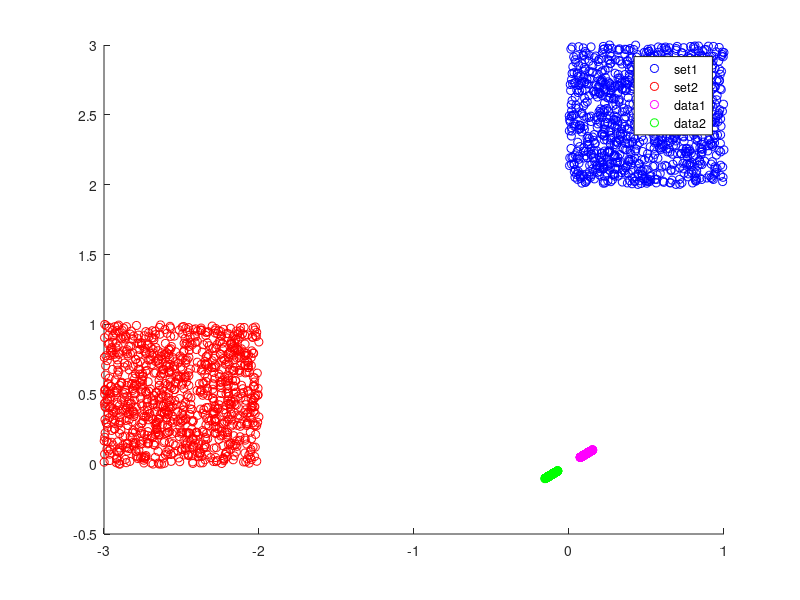

This chart was generated by the following MATLAB code: (Note: this script raises an error after producing the figure.)

%Copyright (c) 2014 Luke Marcus Biagio Testa
%All rights reserved.

%Redistribution and use in source and binary forms are permitted
%provided that the above copyright notice and this paragraph are
%duplicated in all such forms and that any documentation,
%advertising materials, and other materials related to such
%distribution and use acknowledge that the software was developed
%by the Luke Marcus Biagio Testa. The name of the
%Luke Marcus Biagio Testa may not be used to endorse or promote products derived
%from this software without specific prior written permission.
%THIS SOFTWARE IS PROVIDED ``AS IS'' AND WITHOUT ANY EXPRESS OR
%IMPLIED WARRANTIES, INCLUDING, WITHOUT LIMITATION, THE IMPLIED
%WARRANTIES OF MERCHANTABILITY AND FITNESS FOR A PARTICULAR PURPOSE.

close all

%% LDA

NoPts = 1000;

% generate two data sets of 100 2D points
set1 = [((rand(1,NoPts)))', (rand(1,NoPts) + 2)'];
scatter(set1(:,1),set1(:,2),'b')

hold on
set2 = [((rand(1,NoPts))-3)', (rand(1,NoPts))'];
scatter(set2(:,1),set2(:,2),'r')

legend('set1','set2')


%% compute mean. p = aprior probability

u_set1 = mean(set1)';
u_set2 = mean(set2)';

p1 = 0.5; p2 = 0.5;
u_total = (p1*u_set1) + (p2*u_set2);


%% Compute normalized covariance matrix

% Debug this: I think X and Y have mixed up here

diff = set1' - [repmat(u_set1(:,1),1,size(set1,1))];
C1 = (diff*diff')%./100;
[U1 V1] = eig(C1);

diff = set2' - [repmat(u_set2(:,1),1,size(set2,1));];
C2 = (diff*diff')%./100;
[U2 V2] = eig(C2);


%% Compute within/between class scatter

val1 = (u_set1 - u_total)*(u_set1 - u_total)';
val2 = (u_set2 - u_total)*(u_set2 - u_total)';

Cb = val1 + val2;
Cw = (p1*C1) + (p2*C2);


[Ub Vb] = eig(Cb);
[Uw Vw] = eig(Cw);


%% Compute class independent criteria

criteria = inv(Cw)*Cb;
[U_criteria V_criteria] = eig(criteria)


%% Transform data to criteria

for i=1:size(set1,1)
    transformed_set1(i,:) = criteria'*set1(i,:)';
    transformed_set2(i,:) = criteria'*set2(i,:)';
end


%% plot transformed data

hold on
scatter(transformed_set1(:,1),transformed_set1(:,2),'m');
hold on
scatter(transformed_set2(:,1),transformed_set2(:,2),'g')



%% Plot Projection along discriminant vector

transformed_u_set1 = criteria'*u_set1;
transformed_u_set2 = criteria'*u_set2;

db_set1 = transformed_set1' - repmat( transformed_u_set1, 1, size(set1,1) );
db_set2 = transformed_set2' - repmat( transformed_u_set2, 1, size(set2,1) );

[x1 y1] = fitGauss(transformed_set1(:,2),100);
[x2 y2] = fitGauss(transformed_set2(:,2),100);

figure(2)
plot(x1,y1)
hold on
plot(x2,y2,'r')
title('Projection of discriminant vector in LDA space')
xlabel('Y')
ylabel('P(Y | Cw/Cb )')
legend('transformed set1', 'transformed set2')



% 
% figure(2)
% h1 = hist(transformed_set2(:,2))
% h = findobj(gca,'Type','patch');
% set(h,'FaceColor','r','EdgeColor','w')
% hold on
% h2 = hist(transformed_set1(:,2))
% 
% title('Projection of discriminant vector')
% xlabel('Y')
% ylabel('P(Y | Cw/Cb )')
% legend('transformed set2', 'transformed set1')

